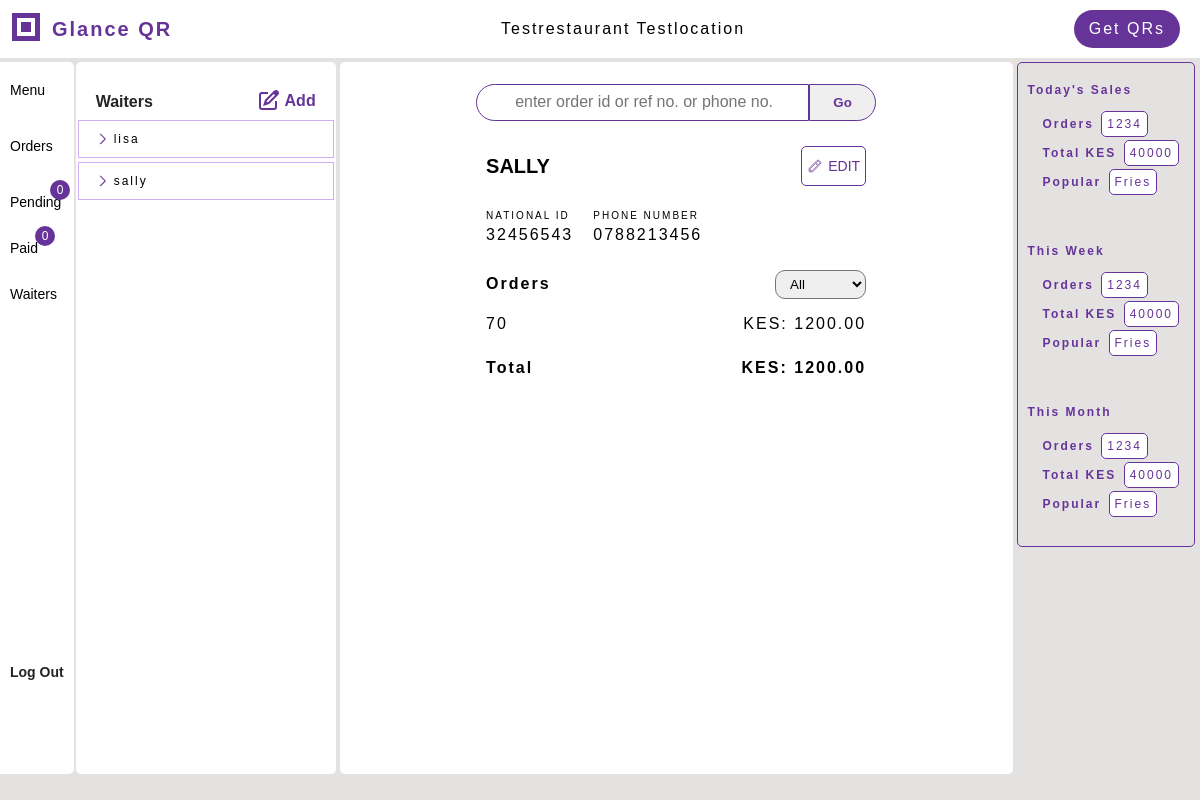
The app's page /waiters/waiter_dash/2/ (signed in) with its own data.
### menus/models.py (models this page shows, shortened)
class Restaurant(models.Model):
    restaurant_id = models.AutoField(primary_key=True)
    name = LowercaseTextField(max_length=100, null=True, blank=False)
    location = LowercaseTextField(max_length=50, null=True, blank=False)
    email = models.EmailField(unique=True, null=True, blank=False)
    phone_number = PhoneNumber(max_length=15, null=True, blank=False)
    till_number = models.IntegerField(null=True, blank=False)
    created_by = models.OneToOneField(User, on_delete=models.SET_NULL, null=True)

class Waiter(models.Model):
    name = LowercaseTextField(max_length=50, blank=False)
    national_id = models.IntegerField(unique=True, blank=False)
    phone_number = PhoneNumber(max_length=15, blank=False, unique=True)
    pin = models.CharField(max_length=128, unique=True, blank=True)
    created_at = models.DateTimeField(auto_now_add=True, blank=True)
    restaurant = models.ForeignKey(Restaurant, on_delete=models.CASCADE, blank=True, related_name='waiters')
    @classmethod
    def get(cls, raw_pin=None, restaurant=None, id=None):
        waiters = cls.objects.filter(restaurant=restaurant)
        if id:
            if waiters:
                return waiters.filter(id=id).first()
            else:
                return cls.objects.filter(id=id).first()
        for waiter in waiters:
            if waiter and waiter.check_pin(raw_pin):
                return waiter
        return None
    def get_orders(self, filter_by='all', lookback_period=24):
        if filter_by == 'paid':
            return self.paid_orders(lookback_period=lookback_period)
        if filter_by == 'pending':
            return self.pending_orders(lookback_period=lookback_period)
        return self.all_orders(lookback_period=lookback_period)
    def totals(self, filter_by='all', lookback_period=24):
        orders = self.get_orders(filter_by=filter_by, lookback_period=lookback_period)
        if not orders:
            return 0
        total = sum(order.total_amount for order in orders)
        return total
    def all_orders(self, lookback_period=24):
        return self.orders.all()

class Order(models.Model):
    order_id = models.AutoField(primary_key=True)
    reference_number = models.CharField(unique=True, max_length=20)
    table_number = models.IntegerField(null=True, blank=False)
    phone_number = PhoneNumber(max_length=15, null=True, blank=False)
    restaurant = models.ForeignKey(Restaurant, related_name="orders", on_delete=models.SET_NULL, null=True, blank=True)
    total_amount = models.DecimalField(decimal_places=2, max_digits=10, null=True, default=None)
    paid = models.BooleanField(default=False)
    new = models.BooleanField(default=True)
    created_by = models.ForeignKey('Waiter', on_delete=models.SET_NULL, null=True, related_name='orders')
    category = models.CharField(max_length=20, choices=[('drinks', 'drinks'), ('food', 'food')], null=True, default=None)

### waiters/views.py (the view)
# urls.py: path('waiter_dash/<int:waiter_id>/', views.waiters_dash, name='view_waiter'),
def waiters_dash(request, waiter_id=None):
    restaurant = get_restaurant(request)
    waiters = restaurant.waiters.all()
    filter_by = request.POST.get('filter_by') or 'all'
    waiter_id = request.POST.get('waiter_id') or waiter_id
    context = {'restaurant': restaurant, 'waiters': waiters, 'filter_by': filter_by}
    display_waiter = Waiter.get(restaurant=restaurant, id=waiter_id) or waiters.first()
    if display_waiter:
        waiter_orders = display_waiter.get_orders(filter_by=filter_by)
        context['display_waiter'] = display_waiter
        context['orders'] = waiter_orders
    return render(request, 'waiters/waiter_dash.html', context)

### waiters/templates/waiters/waiter_dash.html (shortened to what this page needs)
{% extends 'qrgenerator/dashbord.html' %}
{% load static %}
{% block specific_css %}
<link rel="stylesheet" href="{% static 'waiters/dash.css' %}">
{% endblock %}
{% block menu_elements %}
<div class="menu-elements bg-white">
    <div class="elements-top">
        <div class="elements-title">Waiters</div>
        <a href="{% url 'qrgenerator:add_item' %}" id="add-new">
            <span id="new">Add</span>
        </a>
    </div>
    <div class="elements-wrapper">
        {% if waiters %}
        {% for waiter in waiters %}
        <a href="{% url 'waiters:view_waiter' waiter.id %}">
            <div class="element-highlight">
                <span class="item-name item-property">{{waiter.name}}</span>
            </div>
        </a>
        {% endfor %}
        {% endif %}
    </div>
</div>
{% endblock %}
{% block workspace %}
<div class="form-wrapper">
{% if display_waiter %}
<div class="form-title waiter-name"><span style="text-transform:uppercase">{{ display_waiter.name }}</span>
    <a href="{% url 'waiters:view_waiter' display_waiter.id %}" class="svg-edit">
    <span class="text-edit">Edit</span>
    </a>
</div>
{% endif %}
{% if display_waiter %}
<div class="form-register order-summary waiter-details">
    <div class="input-wrapper"><div class="label">NATIONAL ID</div>
        {{ display_waiter.national_id }}
    </div>
    <div class="input-wrapper"><div class="label">PHONE NUMBER</div>
        {{ display_waiter.phone_number }}
    </div>
    <br>
</div>
<div class="waiter-orders">
    <div class="waiter-orders-top">
    <h4>Orders</h4>
    <form method="post" id="filter-orders-form" action="{% url 'waiters:view_waiter' display_waiter.id %}">
        <select name="filter_by" id="orders-select" class="orders-filter">
            {% if filter_by == 'all' %}
            <option value="all" selected >All</option>
            {% endif %}
        </select>
    </form>
    </div>
    <div class="waiter-orders-list">
        {% if orders %}
        {% for order in orders %}
        <div class="waiter-order-wrapper">
        <div class="ref-number">{{order.order_id}}</div>
        <div class="order-total">KES: {{order.total_amount}}</div>
        </div>
        {% endfor %}
        <div class="waiter-totals">
            <h4>Total</h4>
            <div>KES: {{ display_waiter.totals }}</div>
        </div>
        {% endif %}
    </div>
</div>
{% endif %}
</div>
{% endblock %}

### qrgenerator/templates/qrgenerator/dashbord.html (shortened to what this page needs)
<!DOCTYPE html>
<html lang="en">
<head>
    {% load static %}
    <link rel="stylesheet" href="{% static 'qrgenerator/accounts.css' %}">
    <link rel="stylesheet" href="{% static 'qrgenerator/workspace.css' %}">
    <link rel="stylesheet" href="{% static 'qrgenerator/stats.css' %}">
    <link rel="stylesheet" href="{% static 'qrgenerator/print.css' %}">
    <link rel="stylesheet" href="{% static 'qrgenerator/dashbord_mobile.css' %}">
    {% block specific_css %}{% endblock %}
</head>
<body>
<section class="page-header np">
        <div class="header-top">
            <div class="page-title">
                <div class="logo">
                    <svg width="32" height="32" xmlns="http://www.w3.org/2000/svg">
                        <rect x="2" y="2" width="28" height="28" fill="rebeccapurple" />
                        <rect x="7" y="7" width="18" height="18" fill="white" />
                        <rect x="11" y="11" width="10" height="10" fill="rebeccapurple" />
                    </svg>
                </div>
                <div>
                <span id="lipa">Glance</span> <span id="q">Q</span><span>R</span>
                </div>
            </div>
            <div class="restaurant-name">
                {% if restaurant %}
                {{restaurant.name.capitalize }} {{restaurant.location.capitalize}}
                {% endif %}
            </div>
            {% block getqr %}
            <div class="header-right">
                <a href="{% url 'qrgenerator:get_qrs' %}">
                    <div class="gen-codes">Get QRs</div>
                </a>
            </div>
            {% endblock %}
        </div>
</section>
<section class="main-section">
    {% block far_left %}
    <div class="main-section-left bg-light-gray np">
        <div class="menu-left bg-white">
            <div class="menu-left-first">
                {% block menu %}
                <div class="menu-left-item">
                    <a href="{% url 'qrgenerator:menu' %}">Menu</a>
                </div>
                {% endblock %}
                {% block orders %}
                <div class="menu-left-item">
                    <a href="{% url 'qrgenerator:orders' %}">Orders</a>
                </div>
                {% endblock %}
                {% block pending %}
                <div class="menu-left-item">
                    <a href="{% url 'qrgenerator:pending' %}">Pending
                        <span id="incoming-pending" class="incoming">0</span>
                    </a>
                </div>
                {% endblock %}
                {% block paid %}
                <div class="menu-left-item">
                    <a href="{% url 'qrgenerator:paid' %}">Paid
                        <span id="incoming-paid" class="incoming">0</span>
                    </a>
                </div>
                {% endblock %}
                {% block waiter %}
                <div class="menu-left-item">
                    <a href="{% url 'waiters:waiters_dash' %}">Waiters
                    </a>
                </div>
                {% endblock %}
            </div>
            {% block logout %}
            <div class="menu-left-item mi">
                <div class="dash-logout">
                    <a href="{% url 'qrgenerator:logout' %}"><div>Log Out</div></a>
                </div>
            </div>
            {% endblock %}
        </div>
        {% endblock %}
        {% block menu_elements %}{% endblock %}
    </div>
    <div class="workspace">
        {% block search %}
        <div id="search-wrapper" class="np">
            <form action="{% url 'qrgenerator:search_order' %}" method="post" id="search-form">
                <div id="query-wrapper">
                    <input type="search" name="query" id="input-search" required placeholder="Enter order id or ref no. or phone no.">
                </div>
                <button type="submit" id="button-search">Go</button>
            </form>
        </div>
        {% endblock %}
        {% block workspace %}{% endblock %}
    </div>
    {% block stats %}
    <div class="stats-wrapper">
    <div class="stats np">
        <div class="stats-item">
            <div class="stats-item-title">Today's Sales</div>
            <div class="stat-details">
                <div class="orders-sold stat-wrapper margin-small">
                    <span class="bold">Orders</span>
                    <span class="stat-value">1234</span>
                </div>
                <div class="total-value stat-wrapper margin-small">
                    <span class="bold faded-black">Total KES</span>
                    <span class="stat-value">40000</span>
                    </div>
                <div class="average stat-wrapper margin-small">
                    <span class="bold faded-black">Popular</span>
                    <span class="stat-value">Fries</span>
                </div>
            </div>
        </div>
        <div class="stats-item">
            <div class="stats-item-title">This Week</div>
            <div class="stat-details">
                <div class="orders-sold margin-small">
                    <span class="bold">Orders</span>
                    <span class="stat-value">1234</span>
                </div>
                <div class="total-value margin-small">
                    <span class="bold faded-black">Total KES</span>
                    <span class="stat-value">40000</span>
                    </div>
                <div class="average margin-small">
                    <span class="bold faded-black">Popular</span>
                    <span class="stat-value">Fries</span>
                </div>
            </div>
        </div>
        <div class="stats-item">
            <div class="stats-item-title">This Month</div>
            <div class="stat-details">
                <div class="orders-sold margin-small">
                    <span class="bold">Orders</span>
                    <span class="stat-value">1234</span>
                </div>
                <div class="total-value margin-small">
                    <span class="bold faded-black">Total KES</span>
                    <span class="stat-value">40000</span>
                    </div>
                <div class="average margin-small">
                    <span class="bold faded-black">Popular</span>
                    <span class="stat-value">Fries</span>
                </div>
            </div>
        </div>
    </div>
    </div>
    {% endblock %}
</section>
</body>
</html>

### records on screen
Restaurant: name "Testrestaurant", location "Testlocation"
Waiter: name "lisa"
Waiter: name "sally", name "SALLY", national_id "32456543", phone_number "0788213456", totals "1200.00"
Order: order_id "70", total_amount "1200.00"
